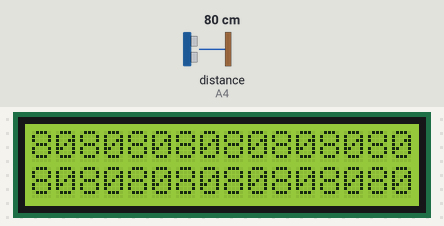
Bench run of a sketch on a simulated Arduino Uno, built with avr-gcc and run on an emulated ATmega328P. Parts: 16×2 character LCD. The inputs (shaded band) are chosen by the test bench; at power-on: distance to the obstacle (sensor on A4) 80 cm. The echo pulse lasts 58.3 µs per cm; no radio packets arrive unless stated.

Above: at 1.2 s.
1.3 s: distance to the obstacle (sensor on A4) set to 120 cm
At 1.49 s:
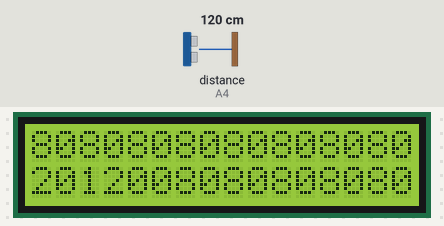
2.8 s: distance to the obstacle (sensor on A4) set to 2 cm
At 4.2 s:
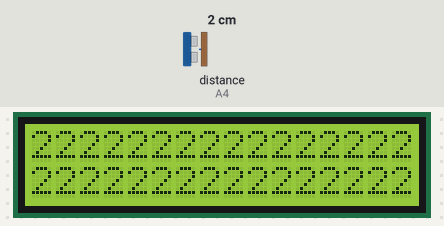
5.8 s: distance to the obstacle (sensor on A4) set to 4 cm
At 6.5 s:
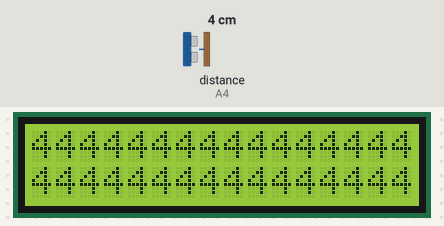
Timing chart, 0 to 8.3 s (numbered marks = the images above; inputs shaded):
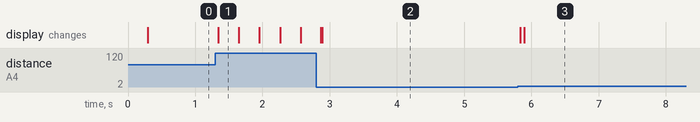

Measured:
- after the input at 1.3 s, the display: changes at once (image 1)
- after the input at 5.8 s, the display: first changes at once (image 3 shows a later state)

The sketch:

sketch_apr01a.ino
```cpp
#include <Ultrasonic.h>
//#include <Servo.h>
#include <LiquidCrystal.h>
#include <VirtualWire.h>

LiquidCrystal lcd(8,9,4,5,6,7);
//Servo myservo;
int pos = 0;
void setup() {
  Serial.begin(9600);
  //myservo.attach(3);
  vw_set_ptt_inverted(true);  // Required by the RF module
    vw_setup(2000);            // bps connection speed
    vw_set_rx_pin(7);         // Arduino pin to connect the receiver data pin
    vw_rx_start();           // Start the receiver
  lcd.begin(16,2);
  lcd.setCursor(0,0);

}

void loop()
{
  uint8_t buf[VW_MAX_MESSAGE_LEN];
  uint8_t buflen = VW_MAX_MESSAGE_LEN;
  int res;
  if (vw_get_message(buf, &buflen))      // We check if we have received data
  {


    res = (((int)buf[1]) << 8) | buf[0];
    // Message with proper check
    Serial.println(res);

  }
  res = map(res, 0, 1024, 0, 180);
  //myservo.write(res);

  lcd.print(getRanging(A3,A4));

  /*for (pos = 0; pos <= 180; pos += 1) { // goes from 0 degrees to 180 degrees
    // in steps of 1 degree
    myservo.write(pos);              // tell servo to go to position in variable 'pos'
    delay(15);                       // waits 15ms for the servo to reach the position
  }
  for (pos = 180; pos >= 0; pos -= 1) { // goes from 180 degrees to 0 degrees
    myservo.write(pos);              // tell servo to go to position in variable 'pos'
    delay(15);                       // waits 15ms for the servo to reach the position
  }  */
  //delay(300);
}


int getRanging(byte trig, byte echo){
  Ultrasonic ultrasonic(trig,echo);
  return ultrasonic.Ranging(CM);
}
```
